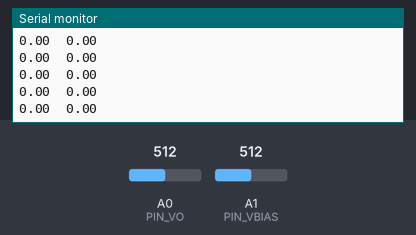
Simulated run of this sketch. Board: Arduino Uno, built with avr-gcc and run on an emulated ATmega328P. Parts: the last lines printed to the serial monitor. The inputs (shaded band) are chosen by the test bench; at power-on: A0 (PIN_VO) = 512, A1 (PIN_VBIAS) = 512.

Above: at 1.2 s.
1.3 s: A0 (PIN_VO) set to 716
At 1.32 s:
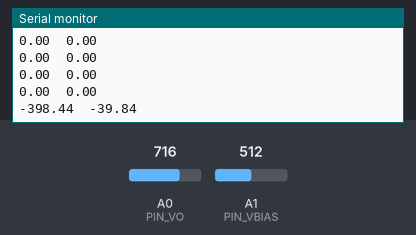
2.8 s: A1 (PIN_VBIAS) set to 716
At 2.84 s:
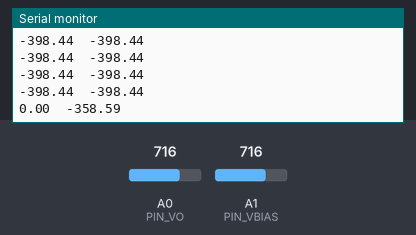
4.3 s: A0 (PIN_VO) set to 900
At 4.36 s:
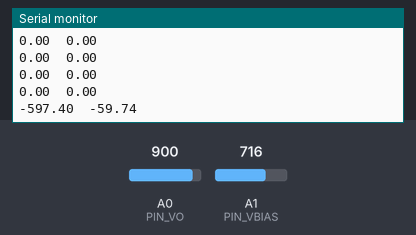
5.8 s: A1 (PIN_VBIAS) set to 900
At 5.88 s:
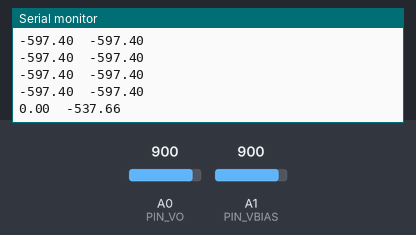
Timing chart, 0 to 8.3 s (numbered marks = the images above; inputs shaded):
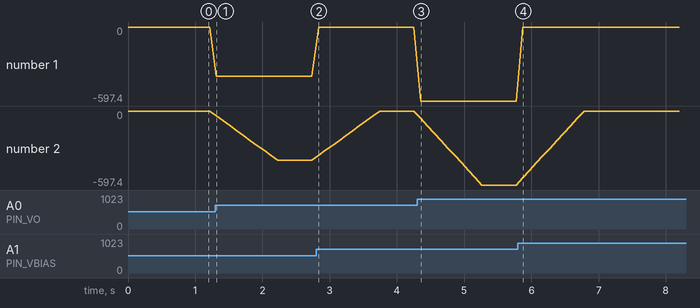

Measured:
- after the input at 1.3 s, the serial monitor: prints a new line at once (image 1)
- after the input at 2.8 s, the serial monitor: prints a new line at once (image 2)
- after the input at 4.3 s, the serial monitor: prints a new line after 0.05 s (image 3)
- after the input at 5.8 s, the serial monitor: prints a new line after 0.07 s (image 4)
- plotted number 1: 0 → -398.44 after the input at 1.3 s, 0 → -597.4 after the input at 4.3 s
- plotted number 2: 0 → -398.44 after the input at 1.3 s, 0 → -597.4 after the input at 4.3 s

The sketch:

EDA.ino
```cpp
#define PIN_VO A0
#define PIN_VBIAS A1
#define VDD 5.0
#define VREF 5.0
#define MAX_READ 1024

const int numSamples = 10;
float samples[numSamples];

void setup() {
  pinMode(PIN_VO, INPUT);
  pinMode(PIN_VBIAS, INPUT);
  Serial.begin(115200);

  for (int i = 0; i < numSamples; i++) {
    samples[i] = 0;
  }
}

float calculateMovingAverage(float newValue) {
  static int sampleIndex = 0;
  static float sum = 0;

  sum = sum - samples[sampleIndex] + newValue;
  samples[sampleIndex] = newValue;

  sampleIndex = (sampleIndex + 1) % numSamples;

  return sum / numSamples;
}

void loop() {
  float vo = analogRead(PIN_VO) * VREF / MAX_READ;
  float vbias = analogRead(PIN_VBIAS) * VREF / MAX_READ;
  float vdiff = abs(vo - vbias);
  float conductance = ((vbias - vo) / (VDD - vbias));
  conductance = 1000 * conductance;

  float filteredConductance = calculateMovingAverage(conductance);

  // Print data for Serial Plotter
  Serial.print(conductance);
  Serial.print('\t');
  Serial.println(filteredConductance);

  delay(100);
}
```
